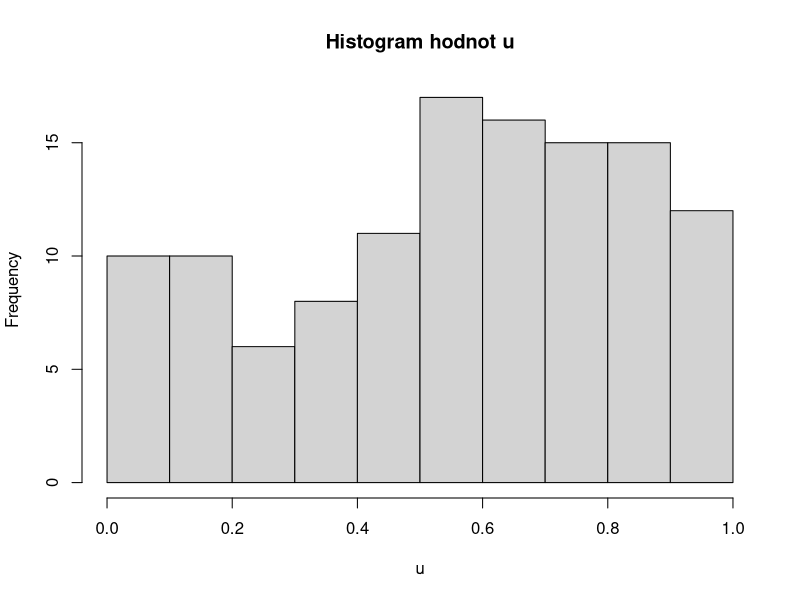
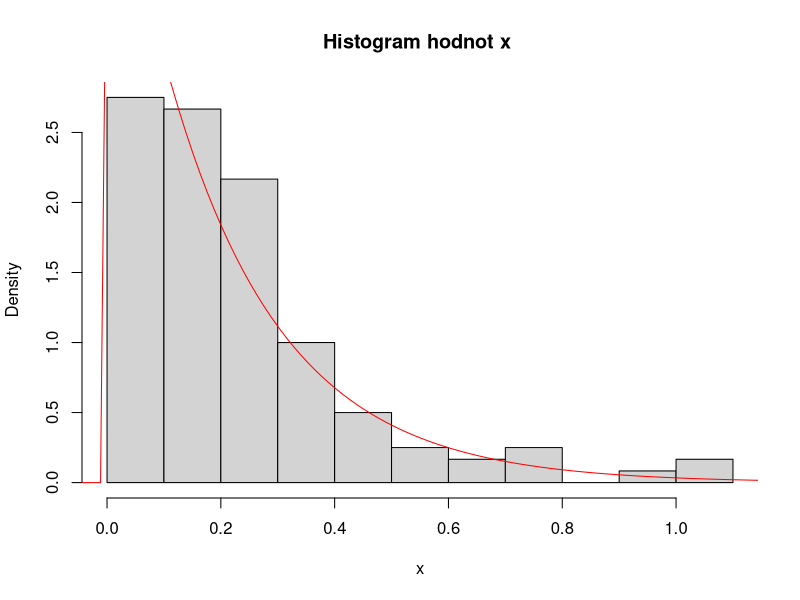
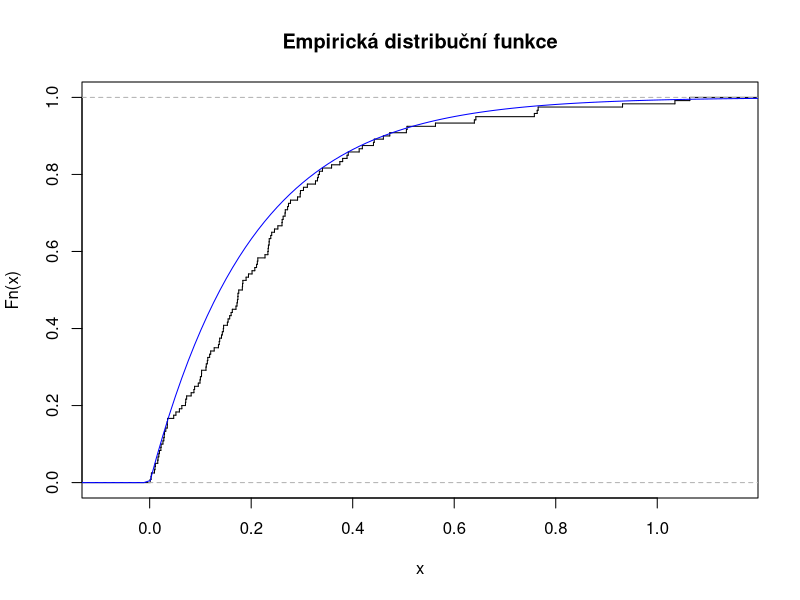
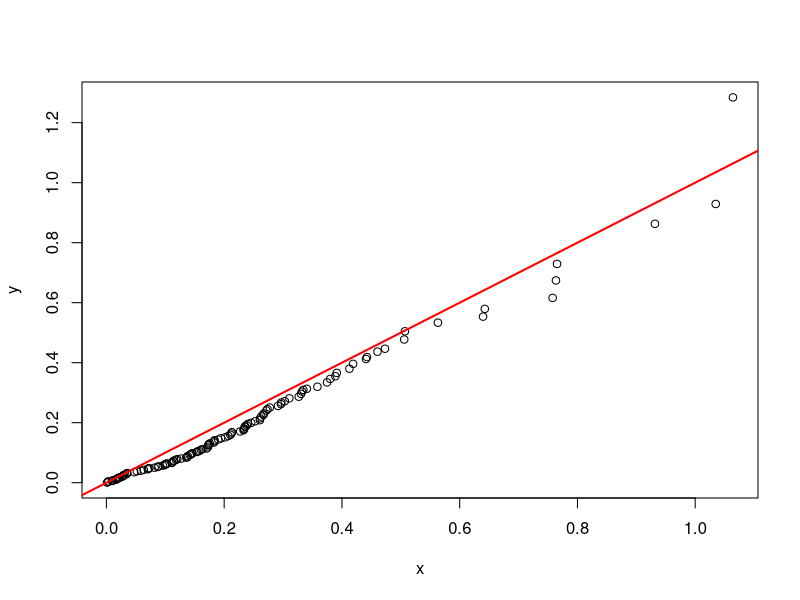
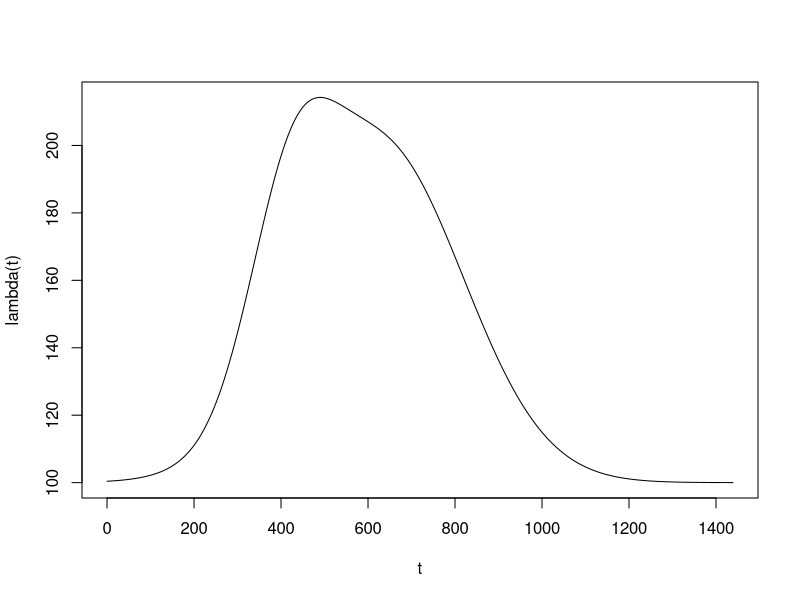
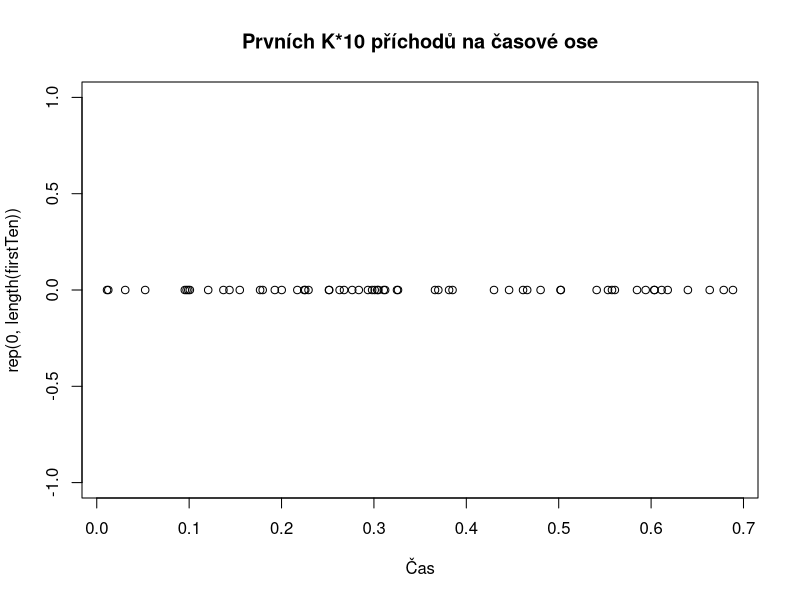
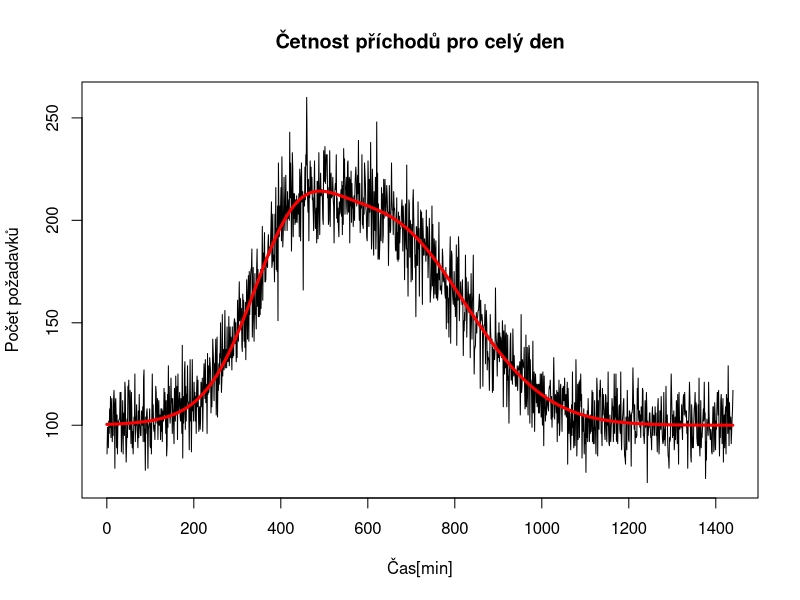
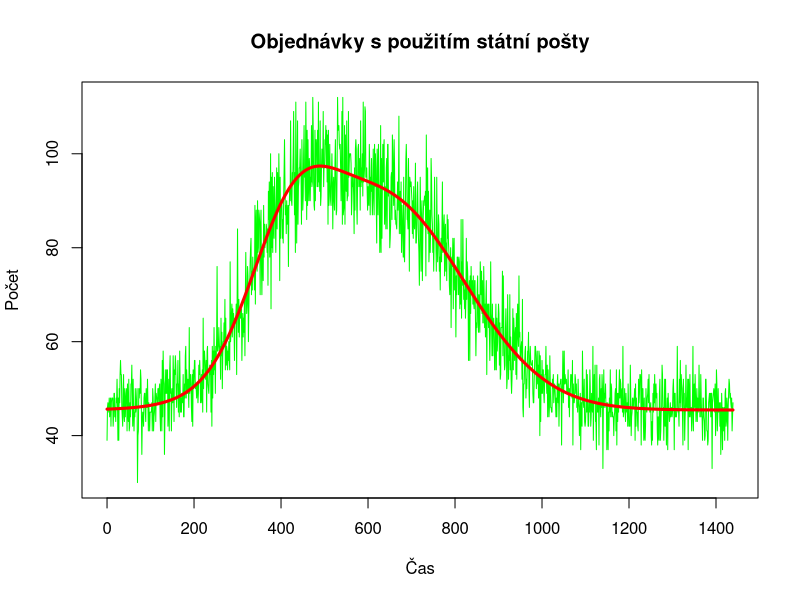

Write the R code that produced these figures, in order.
# Ondřej Paška
K = 6
L = 5
n = K*20

## 1

# The Uniform Distribution
u = runif(n, 0, 1)
u
hist(u, main="Histogram hodnot u")

# 1.I
# https://en.wikipedia.org/wiki/Exponential_distribution#Generating_exponential_variates
# log is natural log
x=-log(1-u)/L
x

# 1.II
hist(x, probability=TRUE, main="Histogram hodnot x ")
xWidth=max(x)-min(x)
xGrid=seq(min(x)-0.2*xWidth,max(x)+0.2*xWidth,length=n)
lines (xGrid,dexp(xGrid, rate=L), col='red')

# 1.III
plot(ecdf(x), verticals=TRUE, do.points = FALSE, main="Empirická distribuční funkce")
lines (xGrid,pexp(xGrid, rate=L), col='blue')

# 1.IV
y=rexp(1000, rate=L)
qqplot(x, y);
abline(0, 1, col='red', lwd=2)

# 1.V diskuse

# 1.VI :(


## ------------------------------------------------------------- ##
## 2

# 2.I + 2.II
lambda = function(t) { 100 + 50/exp((t - 420)^2/(3600*L)) + 100/exp((L*(t - 480 - 30*L)^2)/360000)}

size=24*60

# generates minutes
t=seq(0,size-1)
plot(t, lambda(t), type='l') 

# lambda maximum
lambdaMax=optimize(lambda, interval=c(0, size), maximum=TRUE)$objective

result=list()
t=0
i=0
while(t < size)
{
	lambdaT=lambda(t)

	t = t + rexp(1, lambdaMax)

	# random
	s = runif(1, min=0, max=1)
	if (s <= lambdaT/lambdaMax)
	{
		i = i + 1
		result[i] = t
	}
}

xWidth=max(unlist(result))
xGrid=seq(min(x)-0.1*xWidth,max(x)+0.1*xWidth,length=K*10)

firstTen = result[0:(K*10)]
plot(firstTen,rep(0, length(firstTen)), xlab="Čas", main="Prvních K*10 příchodů na časové ose")

# 2.III
t=seq(0,size-1)
#Vykresleni krivky za pomoci dat z histogramu
h=hist(unlist(result), breaks=size, plot=FALSE)
plot(h$mids, h$counts, type="l", xlab = "Čas[min]", ylab="Počet požadavků", main="Četnost příchodů pro celý den")
lines(t, lambda(t), col="red", lwd=3)


## ------------------------------------------------------------- ##
## 3

# 3.I

courierProb = K/(K+L)
postList = list()
courierList = list()
i=0

for (i in 0:size)
{
	lambdaT = lambda(i)
	courierList[i] = 0
	postList[i] = 0

	for (y in 0:lambdaT)
	{
		r = runif(1, min=0, max=1) # random()
		# either courier or post
		if (r <= courierProb)
		{
			courierList[i] = as.numeric(courierList[i]) + 1
		}
		else
		{
			postList[i] = as.numeric(postList[i]) + 1
		}
	}
}

# 3.II

# Post usage; postProb is opposite of courierProb
plot(t, postList, typ="l", col="green", xlab="Čas", ylab="Počet", main="Objednávky s použitím státní pošty")
lines(t, lambda(t)*(1-courierProb), col="red", lwd="3")

# Courier usage
plot(t, courierList, typ="l", col="violet", xlab="Čas", ylab="Počet", main="Objednávky s použitím kurýrní služby")
lines(t, lambda(t)*(courierProb), col="red", lwd="3")


# 3.III

# all together
plot(t, postList, typ="l", col="orange", xlab = "Čas", ylab="Počet", main="Četnost příchodů objednávek pro oba procesy pro celý den", ylim=c(20,160))
lines(t, lambda(t)*(1-courierProb), col="red", lwd="3")
lines(t, courierList, typ = "l", col="green")
lines(t, lambda(t)*(courierProb), col="red", lwd="3")

